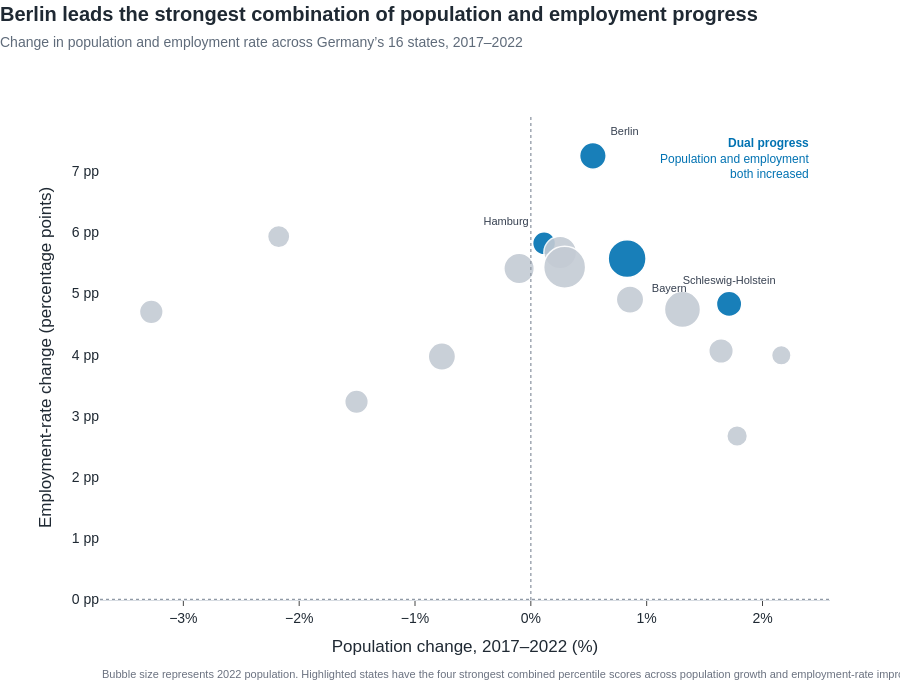

Here is the notebook cell this chart was saved with:
### Code cell
top_progress_states = set(
    regional_progress
    .nlargest(
        4,
        "balanced_progress_score"
    )["state_name"]
)

regional_progress["point_colour"] = np.where(
    regional_progress["state_name"].isin(
        top_progress_states
    ),
    "#0072B2",
    "#C4CBD4"
)

regional_progress["point_size"] = (
    14
    + 28
    * np.sqrt(
        regional_progress["population_2022"]
        / regional_progress["population_2022"].max()
    )
)

# Label the strongest states and any state declining on both measures
regional_progress["show_label"] = (
    regional_progress["state_name"].isin(
        top_progress_states
    )
    | regional_progress["declined_both"]
)

regional_progress["display_label"] = (
    regional_progress["state_name"]
    .where(
        regional_progress["show_label"],
        ""
    )
)

label_positions = {
    "Berlin": "top right",
    "Hamburg": "top left",
    "Bayern": "bottom right",
    "Baden-Württemberg": "bottom left",
    "Brandenburg": "top right",
    "Mecklenburg-Vorpommern": "bottom left",
    "Sachsen-Anhalt": "bottom right",
    "Thüringen": "top left"
}

regional_progress["text_position"] = (
    regional_progress["state_name"]
    .map(label_positions)
    .fillna("top center")
)

top_progress_name = (
    regional_progress
    .sort_values(
        "balanced_progress_score",
        ascending=False
    )
    .iloc[0]["state_name"]
)

fig_5 = go.Figure()

fig_5.add_trace(
    go.Scatter(
        x=regional_progress[
            "population_growth_pct"
        ],
        y=regional_progress[
            "employment_rate_change_pp"
        ],
        mode="markers+text",
        text=regional_progress["display_label"],
        textposition=regional_progress[
            "text_position"
        ],
        textfont={
            "size": 11,
            "color": "#374151"
        },
        marker={
            "size": regional_progress["point_size"],
            "color": regional_progress[
                "point_colour"
            ],
            "opacity": 0.9,
            "line": {
                "color": "white",
                "width": 1.5
            }
        },
        customdata=regional_progress[
            [
                "state_name",
                "population_2017",
                "population_2022",
                "employment_rate_2017",
                "employment_rate_2022",
                "balanced_progress_score",
                "progress_rank"
            ]
        ],
        hovertemplate=(
            "<b>%{customdata[0]}</b><br>"
            "Population growth: %{x:.2f}%<br>"
            "Employment-rate change: %{y:+.2f} percentage points<br>"
            "Population in 2017: %{customdata[1]:,.0f}<br>"
            "Population in 2022: %{customdata[2]:,.0f}<br>"
            "Employment rate in 2017: %{customdata[3]:.2f}%<br>"
            "Employment rate in 2022: %{customdata[4]:.2f}%<br>"
            "Balanced progress score: %{customdata[5]:.1f}<br>"
            "Progress rank: %{customdata[6]}"
            "<extra></extra>"
        ),
        showlegend=False
    )
)

fig_5 = apply_publication_style(
    fig_5,
    title=(
        f"{top_progress_name} leads the strongest combination "
        "of population and employment progress"
    ),
    subtitle=(
        "Change in population and employment rate across "
        "Germany’s 16 states, 2017–2022"
    ),
    x_title="Population change, 2017–2022 (%)",
    y_title="Employment-rate change (percentage points)",
    height=700
)

fig_5.update_layout(
    margin={
        "l": 100,
        "r": 70,
        "t": 115,
        "b": 100
    }
)

fig_5.update_xaxes(
    ticksuffix="%",
    zeroline=False
)

fig_5.update_yaxes(
    ticksuffix=" pp",
    zeroline=False
)

# Zero reference lines separate growth from decline
fig_5.add_vline(
    x=0,
    line_width=1.3,
    line_dash="dot",
    line_color="#919AA6"
)

fig_5.add_hline(
    y=0,
    line_width=1.3,
    line_dash="dot",
    line_color="#919AA6"
)

fig_5.add_annotation(
    x=0.98,
    y=0.97,
    xref="paper",
    yref="paper",
    text=(
        "<b>Dual progress</b><br>"
        "Population and employment<br>"
        "both increased"
    ),
    showarrow=False,
    xanchor="right",
    yanchor="top",
    align="right",
    font={
        "size": 12,
        "color": "#0072B2"
    },
    bgcolor="rgba(255,255,255,0.88)",
    borderpad=5
)

fig_5.add_annotation(
    x=0,
    y=-0.17,
    xref="paper",
    yref="paper",
    text=(
        "Bubble size represents 2022 population. Highlighted states "
        "have the four strongest combined percentile scores across "
        "population growth and employment-rate improvement. "
        "Source: INKAR 2025."
    ),
    showarrow=False,
    xanchor="left",
    align="left",
    font={
        "size": 11,
        "color": "#6B7280"
    }
)

fig_5.show()

### Figure 1 — Plotly figure (JSON) as saved in the notebook; plotly's stock layout.template omitted (floating-point values rounded to 4 significant figures)
{"data": [{"customdata": [["Schleswig-Holstein", 2889821, 2939283, 57.37, 62.2, 68.75, 2], ["Hamburg", 1830584, 1832675, 59.06, 64.88, 62.5, 4], ["Niedersachsen", 7962775, 7982947, 58.79, 64.46, 62.5, 4], ["Bremen", 681032, 695758, 53.78, 57.77, 62.5, 4], ["Nordrhein-Westfalen", 17912134, 17964420, 56.4, 61.83, 59.38, 8], ["Hessen", 6243262, 6236933, 58.5, 63.91, 46.88, 13], ["Rheinland-Pfalz", 4073679, 4108555, 57.42, 62.32, 62.5, 4], ["Baden-Württemberg", 11023425, 11167721, 60.91, 65.65, 59.38, 8], ["Bayern", 12997204, 13105221, 62.33, 67.9, 68.75, 2], ["Saarland", 994187, 1011891, 55.94, 58.61, 50, 12], ["Berlin", 3613495, 3632853, 53.66, 60.91, 78.12, 1], ["Brandenburg", 2504040, 2545159, 61.68, 65.74, 56.25, 10], ["Mecklenburg-Vorpommern", 1611119, 1576049, 59.96, 65.89, 53.12, 11], ["Sachsen", 4081308, 4049967, 64.17, 68.14, 21.88, 14], ["Sachsen-Anhalt", 2223081, 2150239, 62.69, 67.39, 21.88, 14], ["Thüringen", 2151205, 2118830, 64.06, 67.29, 15.62, 16]], "hovertemplate": "<b>%{customdata[0]}</b><br>Population growth: %{x:.2f}%<br>Employment-rate change: %{y:+.2f} percentage points<br>Population in 2017: %{customdata[1]:,.0f}<br>Population in 2022: %{customdata[2]:,.0f}<br>Employment rate in 2017: %{customdata[3]:.2f}%<br>Employment rate in 2022: %{customdata[4]:.2f}%<br>Balanced progress score: %{customdata[5]:.1f}<br>Progress rank: %{customdata[6]}<extra></extra>", "marker": {"color": ["#0072B2", "#0072B2", "#C4CBD4", "#C4CBD4", "#C4CBD4", "#C4CBD4", "#C4CBD4", "#C4CBD4", "#0072B2", "#C4CBD4", "#0072B2", "#C4CBD4", "#C4CBD4", "#C4CBD4", "#C4CBD4", "#C4CBD4"], "line": {"color": "white", "width": 1.5}, "opacity": 0.9, "size": [25.33, 22.94, 32.67, 19.51, 42.0, 30.5, 27.39, 36.08, 37.92, 20.65, 26.59, 24.54, 22.29, 27.29, 23.69, 23.62]}, "mode": "markers+text", "showlegend": false, "text": ["Schleswig-Holstein", "Hamburg", "", "", "", "", "", "", "Bayern", "", "Berlin", "", "", "", "", ""], "textfont": {"color": "#374151", "size": 11}, "textposition": ["top center", "top left", "top center", "top center", "top center", "top center", "top center", "bottom left", "bottom right", "top center", "top right", "top right", "bottom left", "top center", "bottom right", "top left"], "type": "scatter", "x": [1.712, 0.1142, 0.2533, 2.162, 0.2919, -0.1014, 0.8561, 1.309, 0.8311, 1.781, 0.5357, 1.642, -2.177, -0.7679, -3.277, -1.505], "y": [4.83, 5.82, 5.67, 3.99, 5.43, 5.41, 4.9, 4.74, 5.57, 2.67, 7.25, 4.06, 5.93, 3.97, 4.7, 3.23]}], "layout": {"annotations": [{"align": "right", "bgcolor": "rgba(255,255,255,0.88)", "borderpad": 5, "font": {"color": "#0072B2", "size": 12}, "showarrow": false, "text": "<b>Dual progress</b><br>Population and employment<br>both increased", "x": 0.98, "xanchor": "right", "xref": "paper", "y": 0.97, "yanchor": "top", "yref": "paper"}, {"align": "left", "font": {"color": "#6B7280", "size": 11}, "showarrow": false, "text": "Bubble size represents 2022 population. Highlighted states have the four strongest combined percentile scores across population growth and employment-rate improvement. Source: INKAR 2025.", "x": 0, "xanchor": "left", "xref": "paper", "y": -0.17, "yref": "paper"}], "font": {"color": "#1F2933", "family": "Arial, sans-serif", "size": 14}, "height": 700, "hoverlabel": {"bgcolor": "white", "font": {"size": 13}}, "margin": {"b": 100, "l": 100, "r": 70, "t": 115}, "paper_bgcolor": "white", "plot_bgcolor": "white", "shapes": [{"line": {"color": "#919AA6", "dash": "dot", "width": 1.3}, "type": "line", "x0": 0, "x1": 0, "xref": "x", "y0": 0, "y1": 1, "yref": "y domain"}, {"line": {"color": "#919AA6", "dash": "dot", "width": 1.3}, "type": "line", "x0": 0, "x1": 1, "xref": "x domain", "y0": 0, "y1": 0, "yref": "y"}], "showlegend": false, "title": {"text": "<b>Berlin leads the strongest combination of population and employment progress</b><br><span style='font-size:14px;color:#5F6B7A'>Change in population and employment rate across Germany’s 16 states, 2017–2022</span>", "x": 0, "xanchor": "left", "y": 0.97, "yanchor": "top"}, "xaxis": {"linecolor": "#D7DCE2", "showgrid": false, "showline": true, "ticks": "outside", "ticksuffix": "%", "title": {"text": "Population change, 2017–2022 (%)"}, "zeroline": false}, "yaxis": {"showgrid": false, "showline": false, "ticks": "", "ticksuffix": " pp", "title": {"text": "Employment-rate change (percentage points)"}, "zeroline": false}}}
